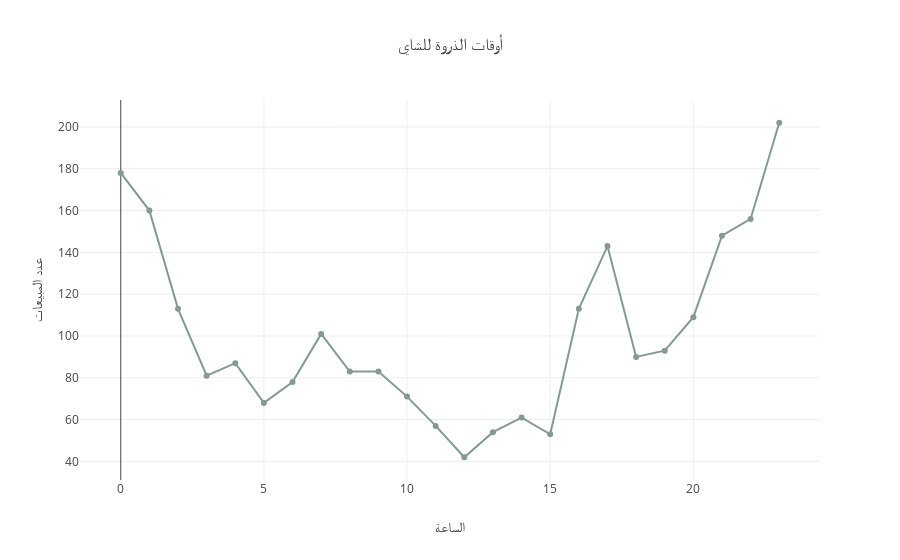

Notebook cell for this chart:
### Code cell
tea_sales_by_hour = tea_data.groupby('الساعة').size().reset_index(name='sales_count')

fig = px.line(
    tea_sales_by_hour, 
    x='الساعة', 
    y='sales_count', 
    title='أوقات الذروة للشاي',
    labels={'hour': 'Hour of the Day', 'sales_count': 'عدد المبيعات'},
    markers=True,
   color_discrete_sequence=['#849a90' ]

)

# Show the plot
fig.show()

### Figure 1 — Plotly figure (JSON) as saved in the notebook; plotly's stock layout.template omitted (floating-point values rounded to 4 significant figures)
{"data": [{"hovertemplate": "الساعة=%{x}<br>عدد المبيعات=%{y}<extra></extra>", "legendgroup": "", "line": {"color": "#849a90", "dash": "solid"}, "marker": {"symbol": "circle"}, "mode": "markers+lines", "name": "", "orientation": "v", "showlegend": false, "type": "scatter", "x": [0, 1, 2, 3, 4, 5, 6, 7, 8, 9, 10, 11, 12, 13, 14, 15, 16, 17, 18, 19, 20, 21, 22, 23], "xaxis": "x", "y": [178, 160, 113, 81, 87, 68, 78, 101, 83, 83, 71, 57, 42, 54, 61, 53, 113, 143, 90, 93, 109, 148, 156, 202], "yaxis": "y"}], "layout": {"legend": {"tracegroupgap": 0}, "title": {"text": "أوقات الذروة للشاي"}, "xaxis": {"anchor": "y", "domain": [0, 1], "title": {"text": "الساعة"}}, "yaxis": {"anchor": "x", "domain": [0, 1], "title": {"text": "عدد المبيعات"}}}}
